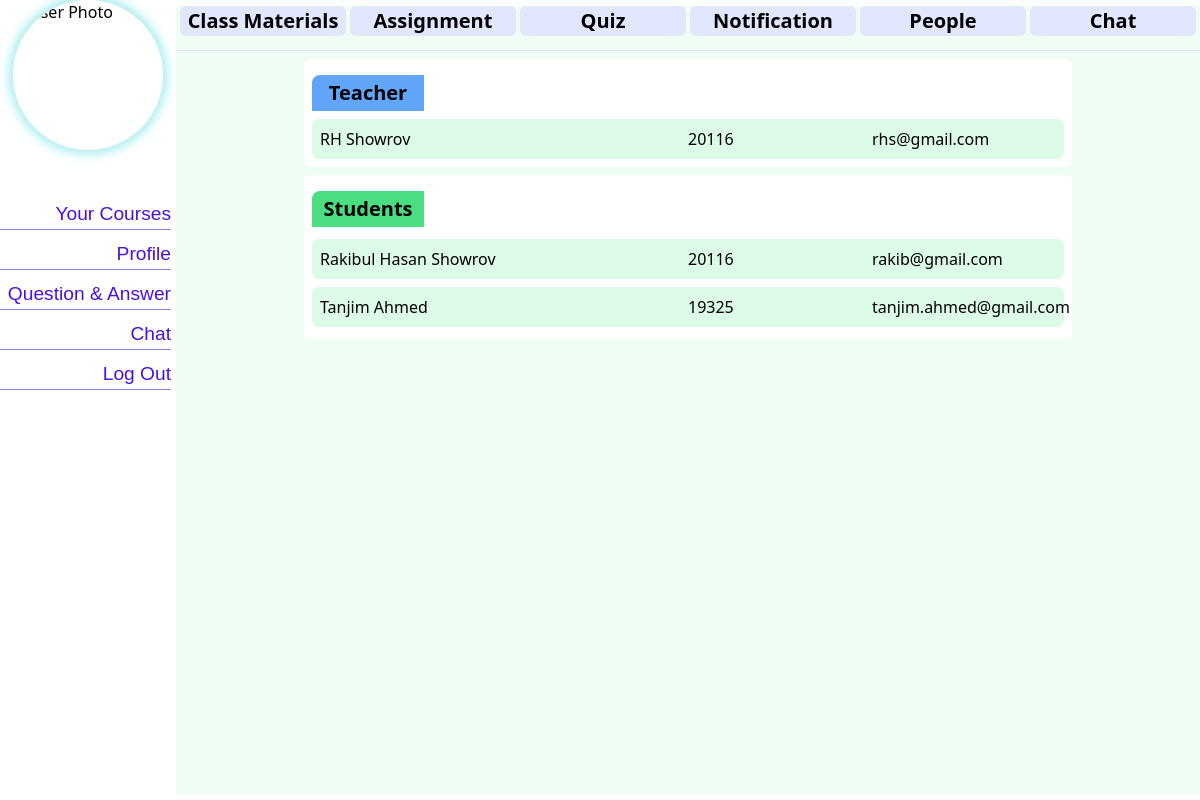
The page /course/1/people/ on the database its author committed.
### teacher/models.py (models this page shows, shortened)
class Teacher(models.Model):
  user=models.OneToOneField(User,on_delete=models.CASCADE,related_name='teacher_profile')
  teacher_id=models.IntegerField(
        unique=True,
        validators=[MinValueValidator(10000), MaxValueValidator(99999)],  # Ensure it's a 5-digit number
        blank=True
  )
  fullname = models.CharField(max_length=120, blank=True)
  dob = models.DateField(blank=True,null=True)
  profile_pic = models.ImageField(upload_to='profile_pics/teacher', blank=True)
  profile_type = models.CharField(max_length=20, default="Teacher")

### student/models.py (models this page shows, shortened)
class StudentEnrolled(models.Model):
  course=models.ForeignKey(Course,on_delete=models.CASCADE)
  student=models.ForeignKey(Student,on_delete=models.CASCADE, related_name='student_enrollments')
  class Meta:
    unique_together=('course','student')

class Student(models.Model):
  user=models.OneToOneField(User,on_delete=models.CASCADE, related_name='student_profile')
  student_id = models.IntegerField(
        unique=True,
        validators=[MinValueValidator(10000), MaxValueValidator(99999)],  # Ensure it's a 5-digit number
        blank=True
    )
  fullname = models.CharField(max_length=120, blank=True)
  dob = models.DateField(blank=True,null=True)
  profile_pic = models.ImageField(upload_to='profile_pics/students', blank=True)
  profile_type = models.CharField(max_length=20, default="Student")

### courses/views.py (the view)
# urls.py: path('people/',views.people,name='people')
def people(request,pk):
    course=get_object_or_404(Course,pk=pk)
    teacher_obj = TeacherEnrolled.objects.filter(course=course).first()
    if teacher_obj is not None:
      teacher=teacher_obj.teacher
    else:
        teacher=False
    students=StudentEnrolled.objects.filter(course=course)
    context={
        'teacher':teacher,
        'students':students,
        'course':course,
    }
    return render(request,'course/people.html',context=context)

### e_Learning_Application/context_processors.py (called while the page is built, shortened)
def profile_context(request):
    context = {
        'profile': None,
        'is_student': False,
        'is_teacher': False,
        'base_template': "default.html"  # Default template if unauthenticated or no profile
    }
    return context

### templates/course/people.html (shortened to what this page needs)
{% extends 'course/courseDetails.html' %}
{% load static %}
{% block course_content %}
{%if teacher%}
<div class="flex flex-col w-3/4 mx-auto rounded-md bg-white my-2 p-2">
  <div class="bg-blue-400 font-semibold text-xl w-28 text-center rounded-tl-lg my-2 p-1"> Teacher</div>
<div class="bg-green-100 rounded-md p-2 font-medium flex flex-row justify-between">
  <div class="w-1/2 ">{{teacher.fullname}}</div>
  <div class="w-1/4">{{teacher.teacher_id}}</div>
  <a class="w-1/4" href="mailto:{{ teacher.user.email }}">{{teacher.user.email}}</a>
</div>
</div>
{%else%}
<div class="bg-red-500 mx-auto w-3/4 p-3 my-3 rounded-md">
  <h1 class="font-bold text-center">Teacher has not been assigned yet!!</h1>
</div>
{%endif%}
{%if students%}
<div class="flex flex-col w-3/4 mx-auto rounded-md bg-white my-2 p-2">
  <div class="bg-green-400 font-semibold text-xl w-28 text-center rounded-tl-lg my-2 p-1"> Students</div>
  {% for s in students%}
  <div class="bg-green-100 rounded-md p-2 font-medium flex flex-row justify-between my-1">
    <div class="w-1/2 ">{{s.student.fullname}}</div>
    <div class="w-1/4">{{s.student.student_id}}</div>
    <a class="w-1/4" href="mailto:{{ s.student.user.email }}">
      <div>{{s.student.user.email}}</div></a>
  </div>
  {%endfor%}
</div>
{%else%}
<div class="bg-red-500 mx-auto w-3/4 p-3 my-3 rounded-md">
  <h1 class="font-bold text-center">No Student Found !!</h1>
</div>
{%endif%}
{%endblock%}

### static/css/stdbase.css (style rules this page uses)
body { display: flex; flex-direction: row; justify-content: flex-start; margin: 0; border-radius: 5px; }

### rows shown on the page
Teacher: fullname "RH Showrov", teacher_id "20116", user.email "rhs@gmail.com"
StudentEnrolled: student.fullname "Rakibul Hasan Showrov", student.student_id "20116", student.user.email "rakib@gmail.com"
StudentEnrolled: student.fullname "Tanjim Ahmed", student.student_id "19325", student.user.email "tanjim.ahmed@gmail.com"
